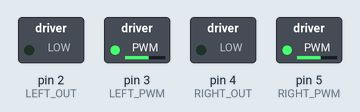
This sketch was run on a simulated Arduino Uno, built with avr-gcc and run on an emulated ATmega328P. Shown: switched loads named in the sketch (green lamp = pin HIGH).

Above: at 0.05 s.
At 3.0 s:
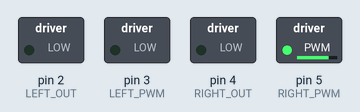
At 6.0 s:
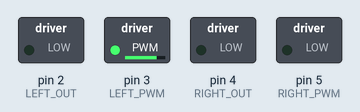
Timing chart, 0 to 7.8 s (numbered marks = the images above):
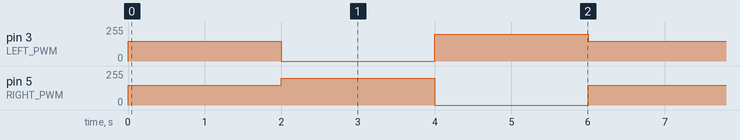

The sketch:

Module_2_Engine.ino
```cpp
/// Define Constant ///
const int LEFT_PWM = 3;
const int LEFT_OUT = 2;
const int RIGHT_PWM = 5;
const int RIGHT_OUT = 4;

const int MOVE_SPEED = 150;
const int TURN_SPEED = 200;
const int MIN_SPEED = 00;

/// Define Global Variable //

void setup() {
  pinMode(LEFT_PWM, OUTPUT);
  pinMode(LEFT_OUT, OUTPUT);
  pinMode(RIGHT_PWM, OUTPUT);
  pinMode(RIGHT_OUT, OUTPUT);
}


/// Define engine controller functions ///
void move_left(int speed){
  analogWrite(LEFT_PWM, speed);
  digitalWrite(LEFT_OUT, LOW);
}

void move_right(int speed){
  analogWrite(RIGHT_PWM, speed);
  digitalWrite(RIGHT_OUT, LOW);
}

void back_left(int speed){
  analogWrite(LEFT_OUT, speed);
  digitalWrite(LEFT_PWM, LOW);
}

void back_right(int speed){
  analogWrite(RIGHT_OUT, speed);
  digitalWrite(RIGHT_PWM, LOW);
}

/// Define robot controller functions ///
void move_forward(){
  move_left(MOVE_SPEED);
  move_right(MOVE_SPEED);
}

void turn_right(){
  move_right(MIN_SPEED);
  move_left(TURN_SPEED);
}

void turn_left(){
  move_left(MIN_SPEED);
  move_right(TURN_SPEED);
}

void move_back(){
  back_left(MOVE_SPEED);
  back_right(MOVE_SPEED);
}

void stop(){
  move_left(MIN_SPEED);
  move_right(MIN_SPEED);
}


void loop() {
  // put your main code here, to run repeatedly:

   move_forward();
   delay(2000);
   turn_left();
   delay(2000);
   turn_right();
   delay(2000);

  // test //
//  move_right(MOVE_SPEED);
//  delay(3000);
}
```

Measured:
- by itself, pin 3 (LEFT_PWM): repeats every 6.0 s: 0/255 2.0 s, 200/255 2.0 s, 150/255 2.0 s
- by itself, pin 5 (RIGHT_PWM): repeats every 6.0 s: 200/255 2.0 s, 0/255 2.0 s, 150/255 2.0 s
